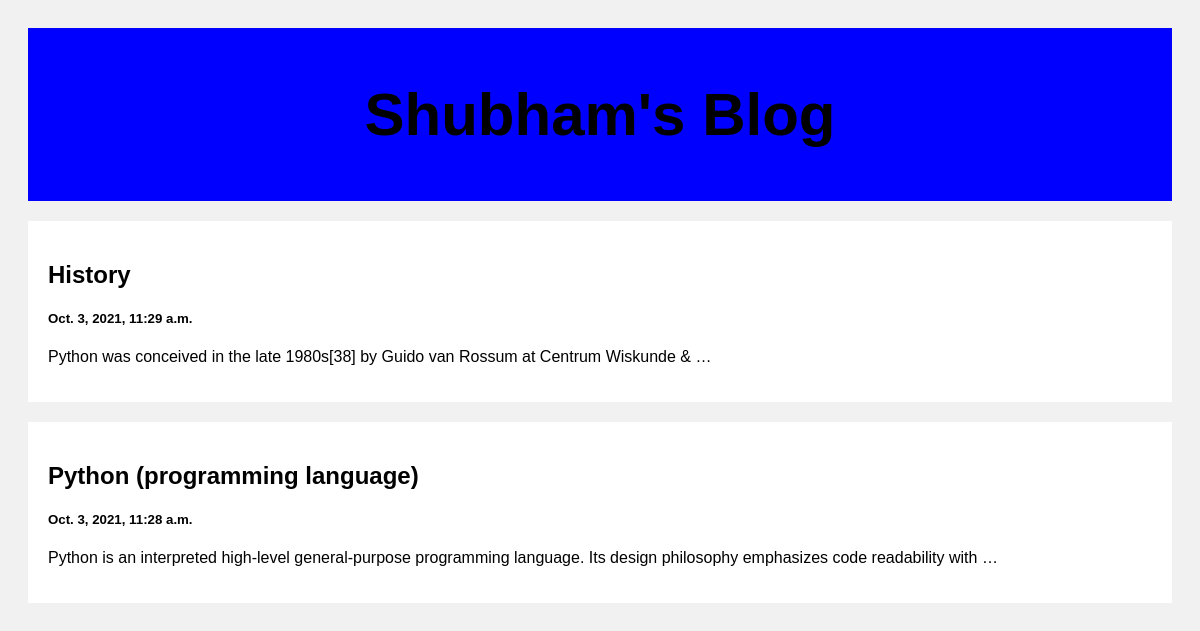
The page / on the database its author committed.
### posts/models.py (models this page shows)
class Post(models.Model):
    title = models.CharField(max_length = 100)
    body = models.CharField(max_length = 1000000)
    created_at = models.DateTimeField(default = datetime.now, blank = True)

### posts/views.py (the view)
# urls.py: path('', views.index, name = 'index'),
def index(request):
    posts = Post.objects.all()
    return render(request, 'index.html', {'posts' : posts})

### templates/index.html (shortened to what this page needs)
<!DOCTYPE html>
<html>
<head>
</head>
<body>
<div class="header">
  <h2>Shubham's Blog</h2>
</div>
<div class="row">
  <div class="leftcolumn">
    {% for post in posts reversed %}
    <div class="card">
      <a style="text-decoration: none; color: black;" href="/post/{{post.id}}">
        <h2>{{post.title}}</h2>
        <h5>{{post.created_at}}</h5>
        <p>{{post.body | truncatewords:15}}</p>
      </a>
    </div>
    {% endfor %}
  </div>
</div>
</body>
</html>

### templates/index.html (style rules this page uses)
* { box-sizing: border-box; }
body { font-family: Arial; padding: 20px; background: #f1f1f1; }
.header { padding: 2px; font-size: 40px; text-align: center; background: blue; }
.leftcolumn { float: left; width: 100%; }
.card { background-color: white; padding: 20px; margin-top: 20px; }
.row:after { content: ""; display: table; clear: both; }

### rows shown on the page
Post: title "History", created_at "Oct. 3, 2021, 11:29 a.m.", body "Python was conceived in the late 1980s[38] by Guido van Rossum at Centrum Wiskunde & …"
Post: title "Python (programming language)", created_at "Oct. 3, 2021, 11:28 a.m.", body "Python is an interpreted high-level general-purpose programming language. Its design philosophy emphasizes code readability with …"
